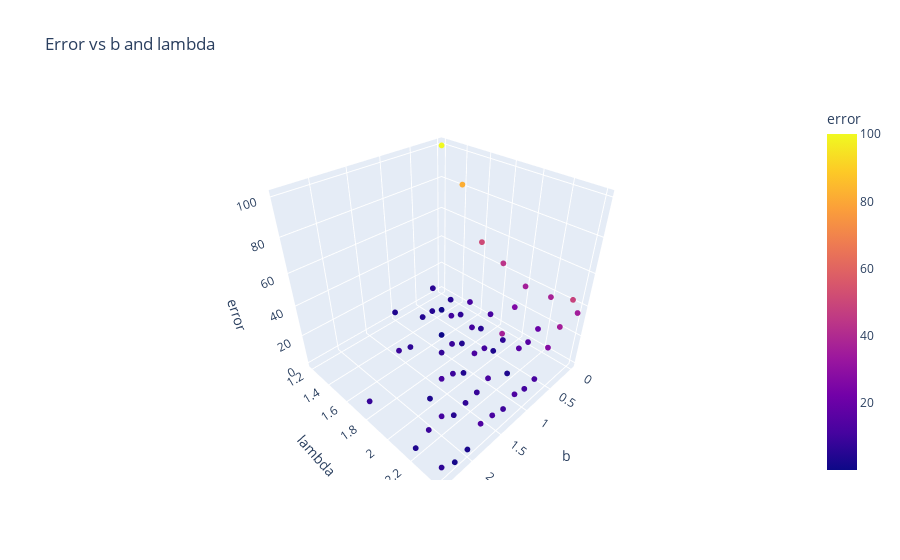

The notebook cell saved with this chart:
### Code cell
bs, lambdas, errs = aggregate(data, ["b", "lambda"])
errs = [err if err<100 else 100 for err in errs]
plot_data = {"b": bs, "lambda": lambdas, "error": errs}
fig = px.scatter_3d(plot_data, x="b", y="lambda", z="error", color="error", title="Error vs b and lambda")
fig.update_traces(marker=dict(size=2))

### Figure 1 — Plotly figure (JSON) as saved in the notebook; plotly's stock layout.template omitted (floating-point values rounded to 4 significant figures)
{"data": [{"hovertemplate": "b=%{x}<br>lambda=%{y}<br>error=%{marker.color}<extra></extra>", "legendgroup": "", "marker": {"color": [3.697, 5.812, 4.719, 4.587, 6.41, 9.081, 8.181, 100, 81.55, 4.974, 1.174, 6.567, 10.36, 0.1675, 3.836, 8.813, 7.626, 3.824, 9.248, 11.59, 3.465, 5.012, 11.36, 9.035, 3.736, 1.717, 6.591, 51.02, 11.85, 11.48, 5.169, 11.07, 6.485, 3.478, 10.88, 12.59, 16.21, 3.417, 36.6, 11.97, 8.052, 7.073, 10.65, 13.21, 9.487, 12.02, 13.43, 2.704, 43.81, 35.95, 25.83, 37.1, 19.76, 15.38, 35.46, 48.35, 35.92, 27.44, 11.42], "coloraxis": "coloraxis", "size": 2, "symbol": "circle"}, "mode": "markers", "name": "", "scene": "scene", "showlegend": false, "type": "scatter3d", "x": [1, 0.2, 0.6, 0.8, 1.4, 1.6, 2.4, 0, 0, 0.2, 0.4, 0.4, 0.6, 0.8, 0.8, 1, 1.2, 1.2, 1.4, 1.6, 1.8, 1.8, 2, 2.2, 2.4, 2.2, 2.4, 0, 0.2, 0.2, 0.4, 0.6, 0.4, 0.6, 0.8, 1, 0.6, 0.8, 1, 1.2, 1.4, 1.6, 1, 1.2, 1.4, 1.6, 1.8, 2, 0, 0, 0.2, 0, 0.2, 0.4, 0, 0.2, 0.4, 0.6, 0.8], "y": [1.2, 1.2, 1.4, 1.4, 1.6, 1.6, 1.8, 1.2, 1.4, 1.4, 1.4, 1.6, 1.6, 1.6, 1.8, 1.8, 1.8, 2, 2, 2, 2, 2.2, 2.2, 2.2, 2.2, 2.4, 2.4, 1.6, 1.6, 1.8, 1.8, 1.8, 2, 2, 2, 2, 2.2, 2.2, 2.2, 2.2, 2.2, 2.2, 2.4, 2.4, 2.4, 2.4, 2.4, 2.4, 1.8, 2, 2, 2.2, 2.2, 2.2, 2.4, 2.4, 2.4, 2.4, 2.4], "z": [3.697, 5.812, 4.719, 4.587, 6.41, 9.081, 8.181, 100, 81.55, 4.974, 1.174, 6.567, 10.36, 0.1675, 3.836, 8.813, 7.626, 3.824, 9.248, 11.59, 3.465, 5.012, 11.36, 9.035, 3.736, 1.717, 6.591, 51.02, 11.85, 11.48, 5.169, 11.07, 6.485, 3.478, 10.88, 12.59, 16.21, 3.417, 36.6, 11.97, 8.052, 7.073, 10.65, 13.21, 9.487, 12.02, 13.43, 2.704, 43.81, 35.95, 25.83, 37.1, 19.76, 15.38, 35.46, 48.35, 35.92, 27.44, 11.42]}], "layout": {"coloraxis": {"colorbar": {"title": {"text": "error"}}, "colorscale": [[0, "#0d0887"], [0.1111, "#46039f"], [0.2222, "#7201a8"], [0.3333, "#9c179e"], [0.4444, "#bd3786"], [0.5556, "#d8576b"], [0.6667, "#ed7953"], [0.7778, "#fb9f3a"], [0.8889, "#fdca26"], [1, "#f0f921"]]}, "legend": {"tracegroupgap": 0}, "scene": {"domain": {"x": [0, 1], "y": [0, 1]}, "xaxis": {"title": {"text": "b"}}, "yaxis": {"title": {"text": "lambda"}}, "zaxis": {"title": {"text": "error"}}}, "title": {"text": "Error vs b and lambda"}}}
